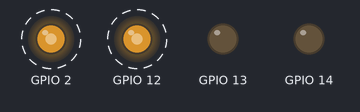
The sketch below on a simulated ESP32. Parts: output pins drawn as LEDs (lit = HIGH). Dashed ring = blinking.

Above: at 0.05 s.
Timing chart, 0 to 3.0 s (numbered marks = the images above):
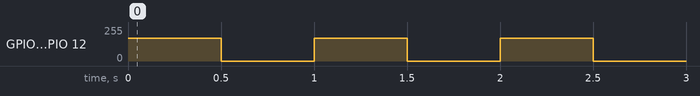

The sketch:

sterowanie2.ino
```cpp
#include <Arduino.h>
#include "sterowanie.h"

void setup() {
  initRobot();
}
void loop() {
  goFoward(500,170);
  delay(500);
}
```

Measured:
- by itself, GPIO 2, GPIO 12: alternates 169/255 for 0.50 s and 0/255 for 0.50 s
